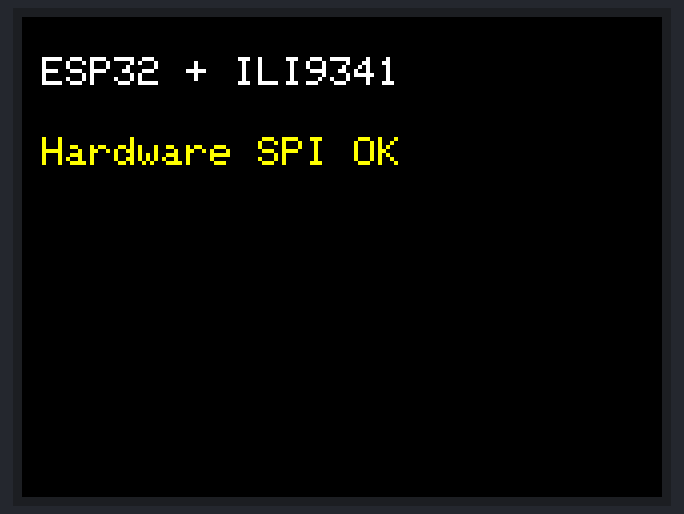
A sketch run on a simulated ESP32. On the bench: 320×240 colour display. What the sketch prints to the serial monitor is not drawn.

Above: at 0.3 s.
At 1.3 s:
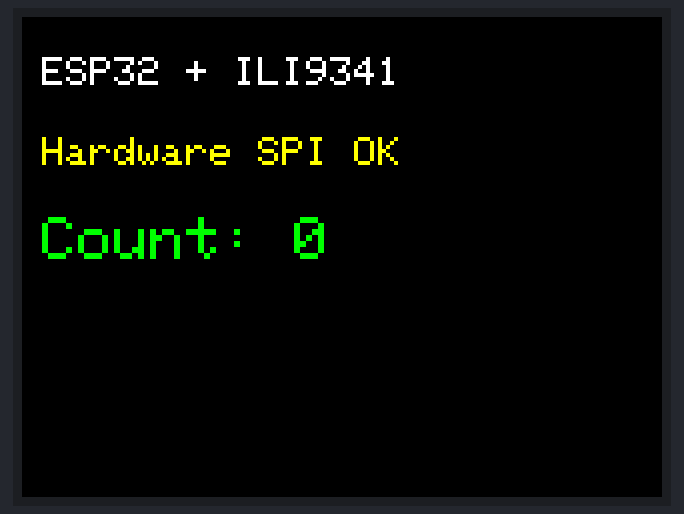
At 10.4 s:
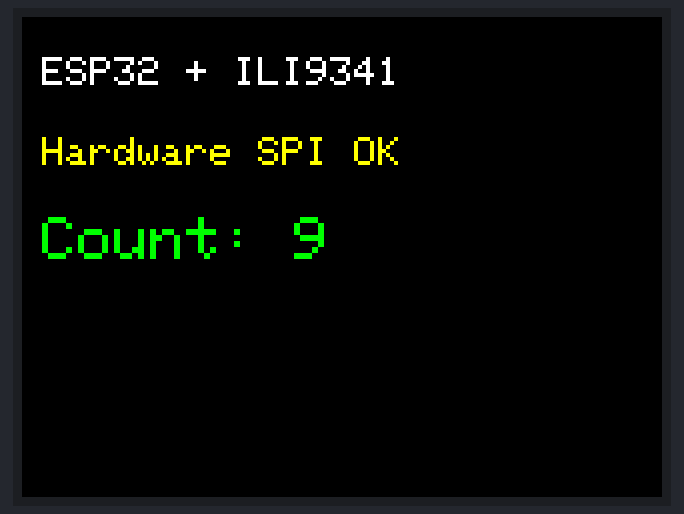
At 19.4 s:
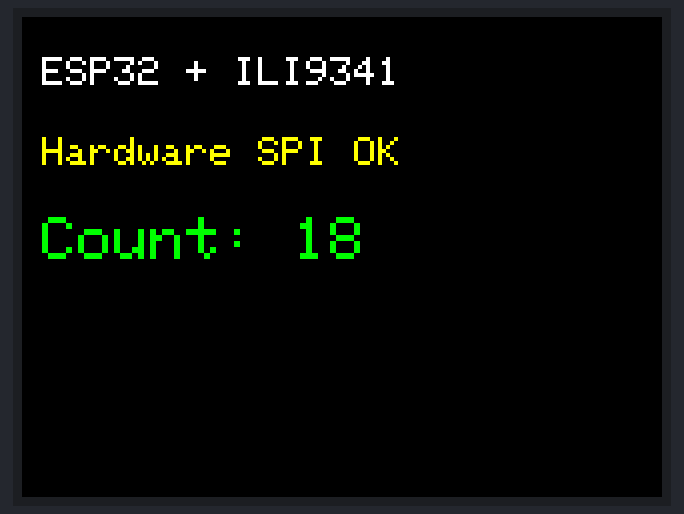
At 28.5 s:
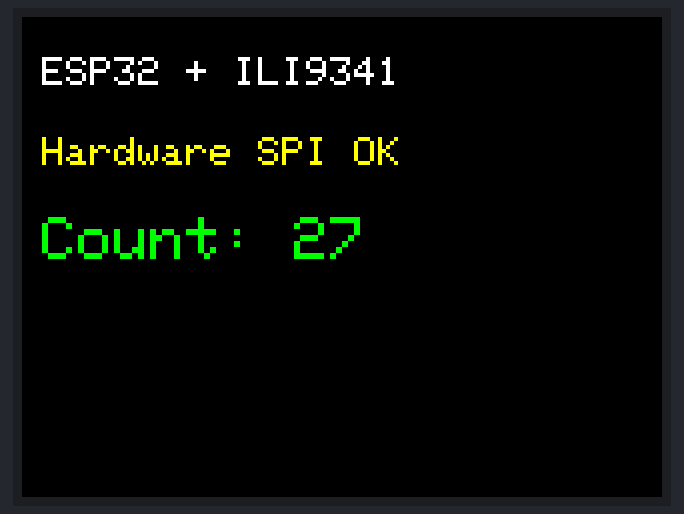
At 38.6 s:
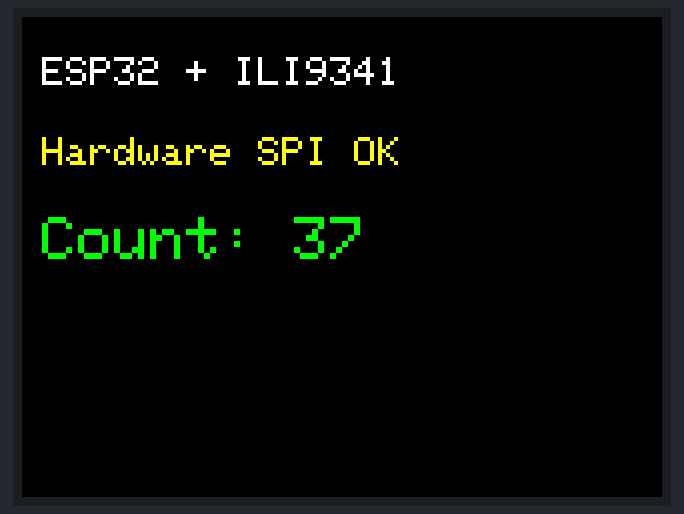

The sketch:

NRF-Detect_With_TFT.ino
```cpp
#include <SPI.h>
#include <Adafruit_GFX.h>
#include <Adafruit_ILI9341.h>

// TFT display pins
#define TFT_CS   15
#define TFT_DC   2
#define TFT_RST  4

// Create TFT object using hardware SPI (ESP32 default: MOSI=23, SCK=18)
Adafruit_ILI9341 tft = Adafruit_ILI9341(TFT_CS, TFT_DC, TFT_RST);

void setup() {
  Serial.begin(115200);
  while (!Serial) delay(10);

  Serial.println("Starting ILI9341...");

  tft.begin();
  tft.setRotation(1); // Landscape
  tft.fillScreen(ILI9341_BLACK);

  // Display startup messages
  tft.setTextSize(2);
  tft.setTextColor(ILI9341_WHITE);
  tft.setCursor(10, 20);
  tft.println("ESP32 + ILI9341");

  tft.setTextColor(ILI9341_YELLOW);
  tft.setCursor(10, 60);
  tft.println("Hardware SPI OK");

  delay(1000);
}

void loop() {
  static int count = 0;

  // Clear just the count area
  tft.fillRect(10, 100, 200, 30, ILI9341_BLACK);

  tft.setTextColor(ILI9341_GREEN);
  tft.setTextSize(3);
  tft.setCursor(10, 100);
  tft.printf("Count: %d", count++);

  delay(1000);
}
```

Measured:
- what the display in image 1 shows lasts 1.0 s, from 1.2 s to 2.2 s
